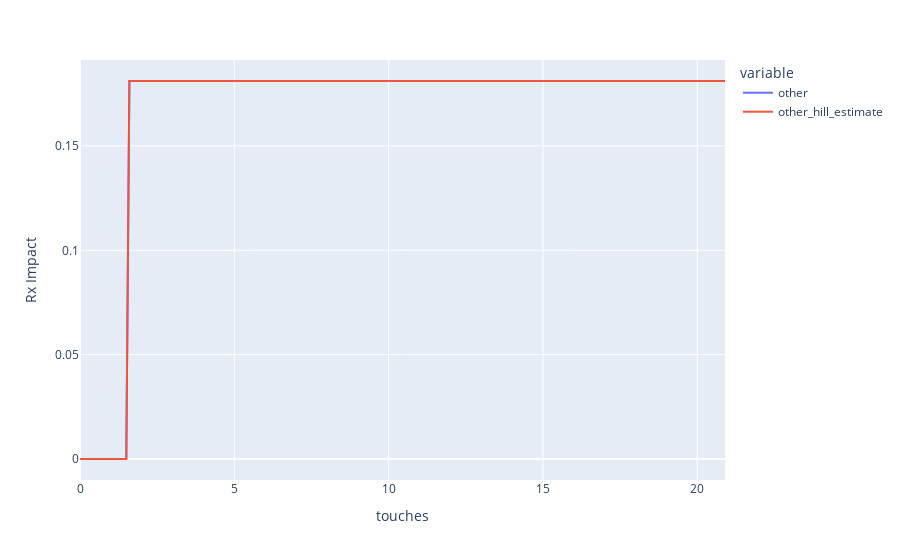

Notebook code for this chart:
### Code cell
response_curves.plot(channel6['resp_df'], 'touches', ['other', 'other_hill_estimate'])

### Figure 1 — Plotly figure (JSON) as saved in the notebook; plotly's stock layout.template omitted (floating-point values rounded to 4 significant figures; data arrays with more than 128 entries replaced by an {"elided": "..."} marker saying what was removed)
{"data": [{"hovertemplate": "variable=other<br>touches=%{x}<br>value=%{y}<extra></extra>", "legendgroup": "other", "line": {"color": "#636efa", "dash": "solid"}, "marker": {"symbol": "circle"}, "mode": "lines", "name": "other", "orientation": "v", "showlegend": true, "type": "scatter", "x": {"elided": "210 float values"}, "xaxis": "x", "y": {"elided": "210 float values"}, "yaxis": "y"}, {"hovertemplate": "variable=other_hill_estimate<br>touches=%{x}<br>value=%{y}<extra></extra>", "legendgroup": "other_hill_estimate", "line": {"color": "#EF553B", "dash": "solid"}, "marker": {"symbol": "circle"}, "mode": "lines", "name": "other_hill_estimate", "orientation": "v", "showlegend": true, "type": "scatter", "x": {"elided": "210 float values"}, "xaxis": "x", "y": {"elided": "210 float values"}, "yaxis": "y"}], "layout": {"legend": {"title": {"text": "variable"}, "tracegroupgap": 0}, "margin": {"t": 60}, "xaxis": {"anchor": "y", "domain": [0, 1], "title": {"text": "touches"}}, "yaxis": {"anchor": "x", "domain": [0, 1], "title": {"text": "Rx Impact"}}}}
